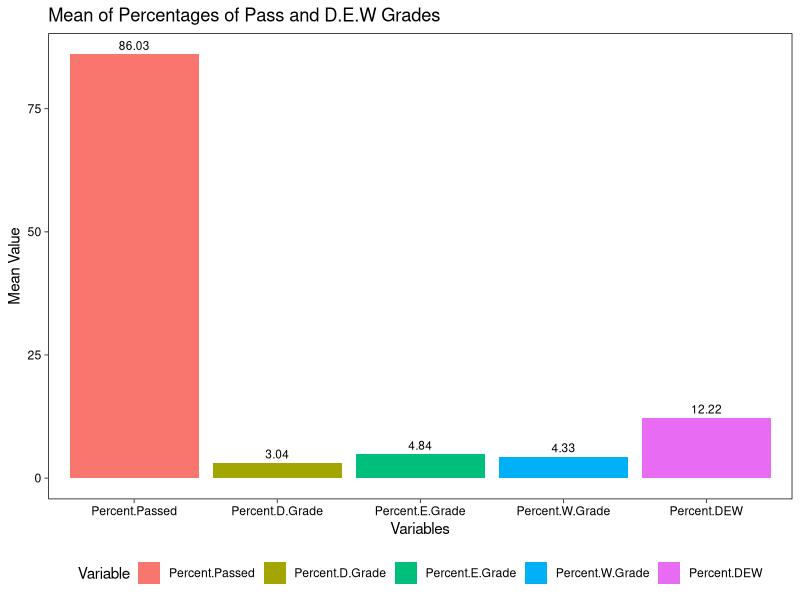

Here is the R script that generated this plot:
## ---- chunk 1
#| code-fold: true
#| code-summary: "Load Libraries"

suppressWarnings(library(tidyverse))
library(knitr)
library(lubridate)
library(ggplot2)
## ---- chunk 2
#| code-fold: true
#| code-summary: "Read in Data"
# read in data
dew_data <- read.csv("data/clean_dew_data.csv")
kable(head(dew_data))

## ---- chunk 3
#| code-fold: true
#| code-summary: "summary of total courses"

# add the column names
table1<- dew_data %>% group_by(College) %>% count(TERM_LD)
table1 <- table1 %>% pivot_wider(names_from = TERM_LD, values_from = n)
kable(table1, caption = "Total Course Offering for Each College per Semester")
## ---- chunk 4
#| code-fold: true
#| code-summary: "remove low course offering colleges"
dew_data <- dew_data %>% filter(College != "College of Medicine - Tucson",
                                College != "College of Nursing",
                                College != "College of Public Health",
                                College != "Colleges of Letters Arts & Sci",
                                College != "Graduate College",
                                College != "James E Rogers College of Law",
                                College != "R Ken Coit College of Pharmacy",
                                College != "W.A. Franke Honors College")

## ---- chunk 5
#| code-fold: true
#| code-summary: "summary of total enrollment"
# total enrollment table
enrollment <- aggregate(Total.Student.Count~College + TERM_LD, data=dew_data, sum)
enrollment <- enrollment %>% pivot_wider(names_from = TERM_LD, values_from = Total.Student.Count)
kable(enrollment, caption =  "Total Student Enrollment for Each College per Semester")
## ---- chunk 6
#| code-fold: true
#| code-summary: "summary of total enrollment"
dew_total <- aggregate(DEW_COUNT~College + TERM_LD, data=dew_data, sum)
dew_total <- dew_total %>% pivot_wider(names_from = TERM_LD, values_from = DEW_COUNT)
kable(dew_total, caption =  "Total D, F, W Grade Counts for Each College per Semester")
## ---- chunk 7
#| code-fold: true
#| code-summary: "summary of total enrollment"
dew_data <- dew_data %>% filter(College != "College of Applied Sci & Tech",
                                College != "College of Education",
                                College != "College of Engineering",
                                College != "College of Fine Arts")
## ---- chunk 8
#| code-fold: true
#| code-summary: "average number of students per course"
student_per_course <- aggregate(Total.Student.Count ~College + TERM_LD, data=dew_data, mean)
# round to nearest whole digit
student_per_course$Total.Student.Count <- round(student_per_course$Total.Student.Count)
# pivot wider
student_per_course <- student_per_course %>% pivot_wider(names_from = TERM_LD, values_from = Total.Student.Count)
# display table
kable(student_per_course, caption =  "Average Number of Students per Course by College Each Semester")
## ---- chunk 9
#| code-fold: true
#| code-summary: "average number of students per course"
dew_per_course <- aggregate(Percent.DEW ~College + TERM_LD, data=dew_data, mean)
# round to 2 digits
dew_per_course$Percent.DEW <- round(dew_per_course$Percent.DEW, 2)
# pivot wider
dew_per_course <- dew_per_course %>% pivot_wider(names_from = TERM_LD, values_from = Percent.DEW)
# display table
kable(dew_per_course, caption =  "Average Number of D, F, and W Grade(percentage) per Course by College Each Semester")
## ---- chunk 10
# should we add a line chart here?
  
## ---- chunk 11
# Assuming you have the ggplot2 library installed
# If not, install it using install.packages("ggplot2")
library(ggplot2)

# Define the order of variables
variable_order <- c( "Percent.Passed", "Percent.D.Grade", "Percent.E.Grade", "Percent.W.Grade", "Percent.DEW")

# Creating a data frame with the means
means_data <- data.frame(
  Variable = factor(variable_order, levels = variable_order),
  Mean_Value = c(
    #mean(clean_dew_data$Total.Student.Count), Write a note on this
    mean(dew_data$Percent.Passed),
    mean(dew_data$Percent.D.Grade),
    mean(dew_data$Percent.E.Grade),
    mean(dew_data$Percent.W.Grade),
    mean(dew_data$Percent.DEW)
  )
)

# Creating a bar plot
ggplot(means_data, aes(x = Variable, y = Mean_Value, fill = Variable)) +
  geom_bar(stat = "identity") +
  geom_text(aes(label = round(Mean_Value, 2)), vjust = -0.5, size = 3) +  # Add text labels
  labs(title = "Mean of Percentages of Pass and D.E.W Grades",
       x = "Variables",
       y = "Mean Value") +
  theme_minimal()+
  theme_linedraw()+
  theme(legend.position = "bottom", panel.grid = element_blank())
## ---- chunk 12
# Assuming you have the dplyr, knitr, and stringr libraries installed
# If not, install them using install.packages(c("dplyr", "knitr", "stringr"))
library(dplyr)
library(knitr)
library(stringr)

# Group by College and calculate the mean for each grade-related column
college_means_data <- dew_data %>%
  group_by(College) %>%
  summarise(PASS_GRADE_COUNT = mean(PASS_GRADE_COUNT),
            D_GRADE_COUNT = mean(D_GRADE_COUNT),
            FAIL_GRADE_COUNT = mean(FAIL_GRADE_COUNT),
            WITHDRAW_GRADE_COUNT = mean(WITHDRAW_GRADE_COUNT),
            DEW_COUNT = mean(DEW_COUNT))

# Remove underscores from column names
names(college_means_data) <- str_replace_all(names(college_means_data), "_", " ")

# Round off mean values to two decimal points
college_means_data[, -1] <- round(college_means_data[, -1], 2)

# Create a kable table for means of each grade-related column for each college
kable(college_means_data, 
               caption = "Means for Total Pass, D, E, W, and Total DEW Counts Across Colleges")

## ---- chunk 13

